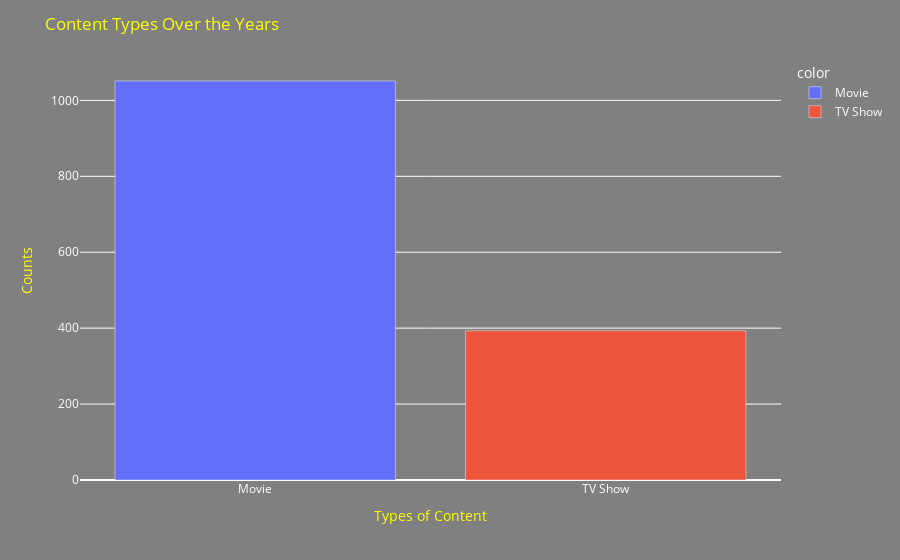

Source (notebook cell):
### Code cell
fig = px.bar(x=data1["type"].value_counts().index,
             y=data1["type"].value_counts().values,
             color=data1["type"].value_counts().index)
##
fig.update_layout(
    title={
        'text': "Content Types Over the Years",
        'font': {'color': 'yellow'}
    },
    
    xaxis_title={
        'text': "Types of Content",
        'font': {'color': 'yellow'}
    },
    
    yaxis_title={
        'text': "Counts",
        'font': {'color':'yellow'}
    },
    
    plot_bgcolor='rgba(0,0,0,0)',
    paper_bgcolor='grey',
    font=dict(color='white')
)


fig.show()

### Figure 1 — Plotly figure (JSON) as saved in the notebook; plotly's stock layout.template omitted (floating-point values rounded to 4 significant figures)
{"data": [{"alignmentgroup": "True", "hovertemplate": "color=Movie<br>x=%{x}<br>y=%{y}<extra></extra>", "legendgroup": "Movie", "marker": {"color": "#636efa", "pattern": {"shape": ""}}, "name": "Movie", "offsetgroup": "Movie", "orientation": "v", "showlegend": true, "textposition": "auto", "type": "bar", "x": ["Movie"], "xaxis": "x", "y": [1051], "yaxis": "y"}, {"alignmentgroup": "True", "hovertemplate": "color=TV Show<br>x=%{x}<br>y=%{y}<extra></extra>", "legendgroup": "TV Show", "marker": {"color": "#EF553B", "pattern": {"shape": ""}}, "name": "TV Show", "offsetgroup": "TV Show", "orientation": "v", "showlegend": true, "textposition": "auto", "type": "bar", "x": ["TV Show"], "xaxis": "x", "y": [393], "yaxis": "y"}], "layout": {"barmode": "relative", "font": {"color": "white"}, "legend": {"title": {"text": "color"}, "tracegroupgap": 0}, "margin": {"t": 60}, "paper_bgcolor": "grey", "plot_bgcolor": "rgba(0,0,0,0)", "title": {"font": {"color": "yellow"}, "text": "Content Types Over the Years"}, "xaxis": {"anchor": "y", "domain": [0, 1], "title": {"font": {"color": "yellow"}, "text": "Types of Content"}}, "yaxis": {"anchor": "x", "domain": [0, 1], "title": {"font": {"color": "yellow"}, "text": "Counts"}}}}
